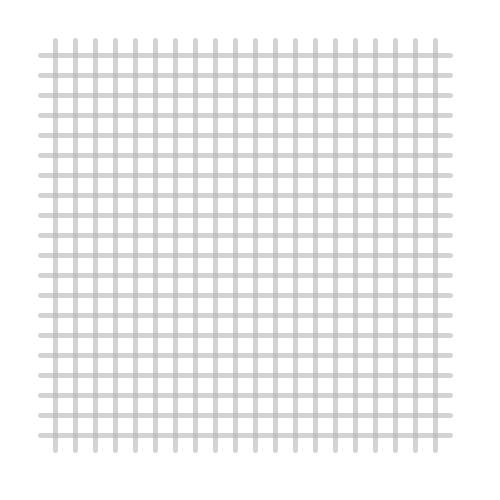
Frame 1 (no input)
Frame 60 (the mouse pressed at the canvas centre just before this capture): identical to frame 1, image omitted
Frame 120 (the mouse held since frame 60 and released just before this capture): identical to frame 1, image omitted

The Processing sketch that drew this single still picture (run headless with seeded random() and noise(); from frame 60 on, the mouse is pressed at the canvas centre):

// Processing sketch: processing_184421
// ── processing_184421.pde

int r1 = 180;
int g1 = 180;
int b1 = 180;
int r2 = 180;
int g2 = 180;
int b2 = 180;

void setup()
{
  size(500, 500);
}

void draw()
{
  background(255);
  strokeWeight(5);
  stroke(r1, g1, b1, 150);
  for (int i = 55; i < 450; i = i + 20)
  {
    line(40, i, 450, i);
  }
  stroke(r2, g2, b2, 150);
  for (int j = 55; j < 450; j = j + 20)
  {
    line(j, 40, j, 450);
  }
  if (mousePressed && mouseButton == LEFT)
  {
    r1 = 35;
    g1 = 118;
    b1 = 216;
    r2 = 242;
    g2 = 245;
    b2 = 87;
  }
  if (mousePressed && mouseButton == RIGHT)
  {
    r1 = 216;
    g1 = 35;
    b1 = 38;
    r2 = 37;
    g2 = 214;
    b2 = 38;
  }
  if (!mousePressed)
  {
    r1 = 180;
    g1 = 180;
    b1 = 180;
    r2 = 180;
    g2 = 180;
    b2 = 180;
  }
}
